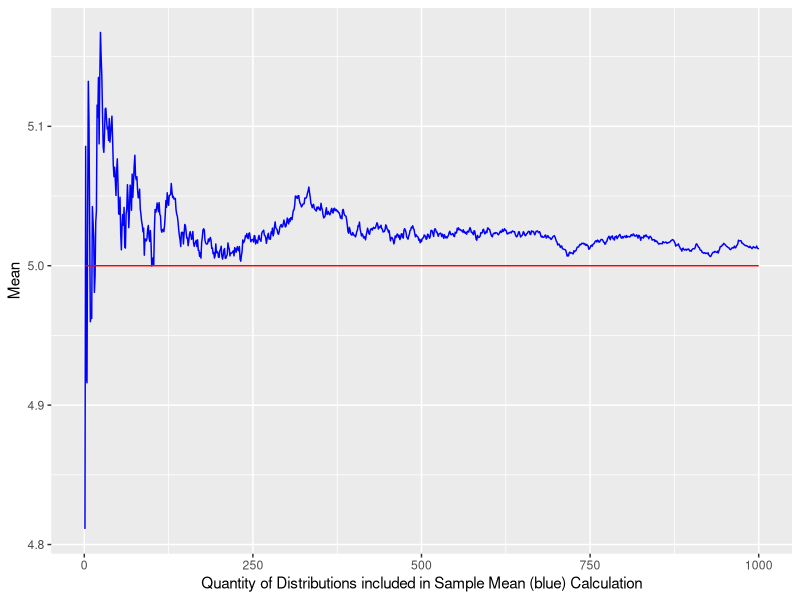
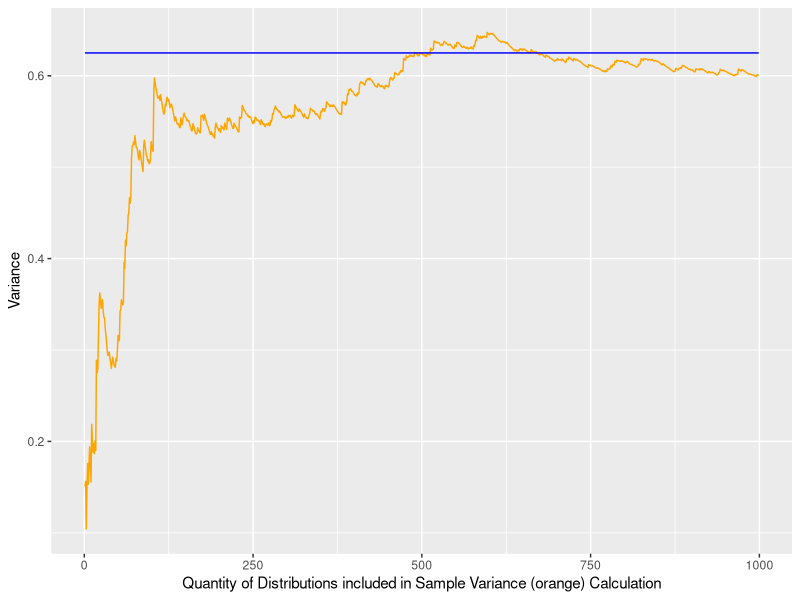
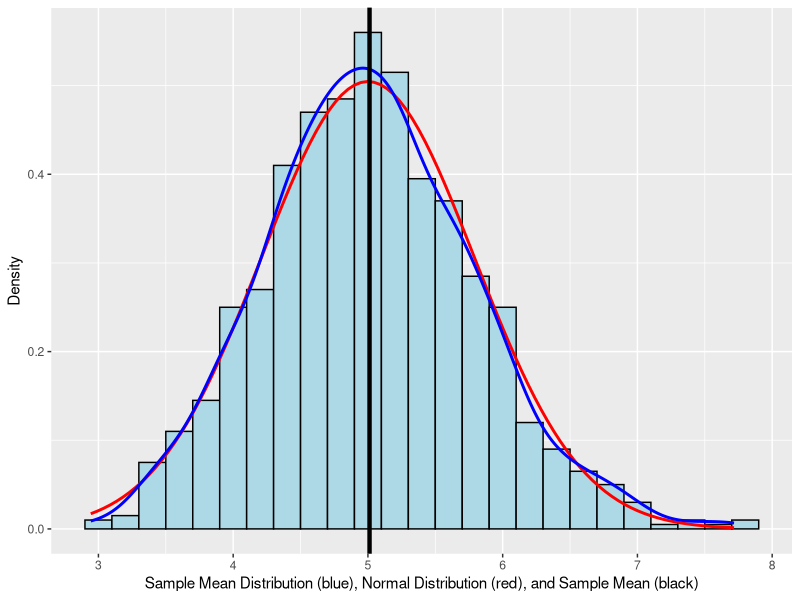
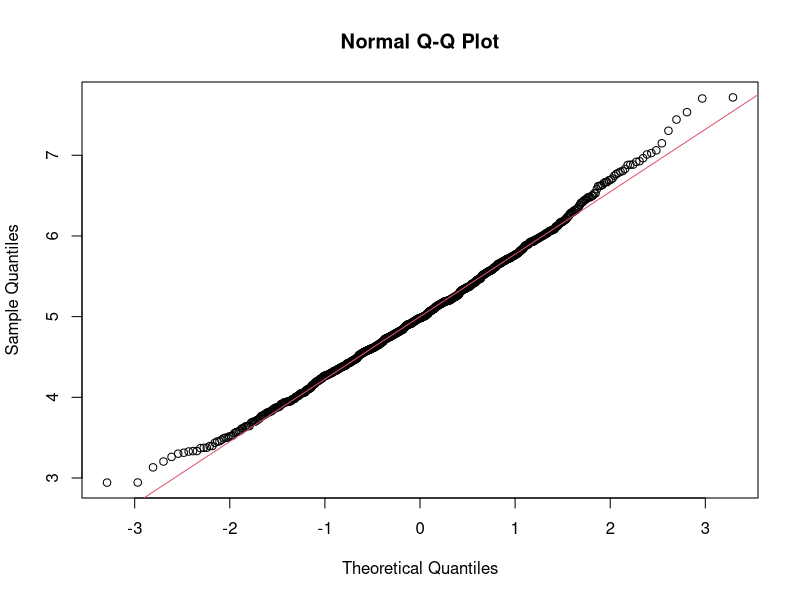
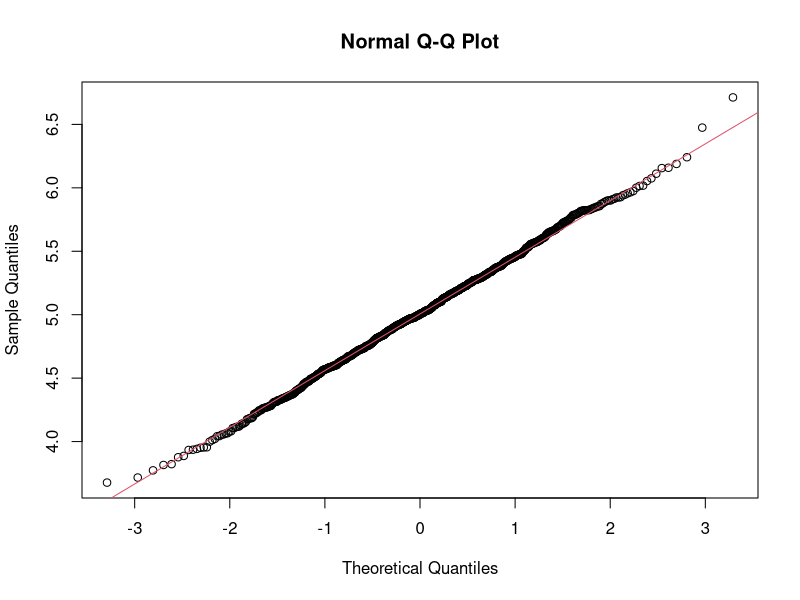

The R script that drew these images, in order:
## ---- chunk 1
knitr::opts_chunk$set(echo = TRUE)
## ---- chunk 2
rm(list = ls()) # Remove previous variables for consistency
set.seed(123) # For reproducibility
library(ggplot2) # Import libraries

lambda = 0.2
num_sims = 1000
num_edists = 40
edistributions = replicate(num_sims, rexp(num_edists, lambda), simplify = "matrix")
dim(edistributions)
## ---- chunk 3
edist_means = apply(edistributions, 2, mean)

# Should be an array with 1000 indexes
length(edist_means)
## ---- chunk 4
# Sample Mean
mean(edist_means)
## ---- chunk 5
# Theoretical Mean
1/lambda
## ---- chunk 6
# Difference between Sample Mean and Theoretical
1/lambda - mean(edist_means)
## ---- chunk 7
means = cumsum(edist_means)/(1:num_sims)
## ---- chunk 8
g = ggplot(as.data.frame(means), aes(x = 1:num_sims)) +
      geom_line(color = "blue", aes(y = means)) + geom_line(color = "red", aes(y = 5)) +
      xlab('Quantity of Distributions included in Sample Mean (blue) Calculation') +
      ylab('Mean')
g
## ---- chunk 9
# Sample Variance
var(edist_means)
## ---- chunk 10
# Theoretical Variance
1/(lambda^2)/num_edists
## ---- chunk 11
variances = as.vector((length(edist_means) - 1))
for (i in 2:length(edist_means)) {variances[i-1] = var(edist_means[1:i])}
## ---- chunk 12
g = ggplot(as.data.frame(variances), aes(x = 1:(num_sims - 1))) +
      geom_line(color = "orange", aes(y = variances)) + geom_line(color = "blue", aes(y = 0.625)) +
      xlab('Quantity of Distributions included in Sample Variance (orange) Calculation') +
      ylab('Variance')
g
## ---- chunk 13
g = ggplot(as.data.frame(edist_means), aes(x = edist_means)) + 
      geom_histogram(color = "black", fill = "lightblue", binwidth = 0.2, aes(y = ..density..)) +
      stat_function(fun = dnorm, color = "red", size = 1, args = list(mean = 5, sd = sqrt(0.625))) + 
      xlab('Sample Mean Distribution (blue), Normal Distribution (red), and Sample Mean (black)') + 
      ylab('Density') + geom_density(color = "blue", size=1) + 
      geom_vline(color = "black", size = 1.5, aes(xintercept = mean(edist_means)))
g
## ---- chunk 14
qqnorm(edist_means)
qqline(edist_means, col = 2)
## ---- chunk 15
mns = NULL
for (i in 1 : 1000) mns = c(mns, mean(runif(40) * 10))
qqnorm(mns)
qqline(mns, col = 2)
